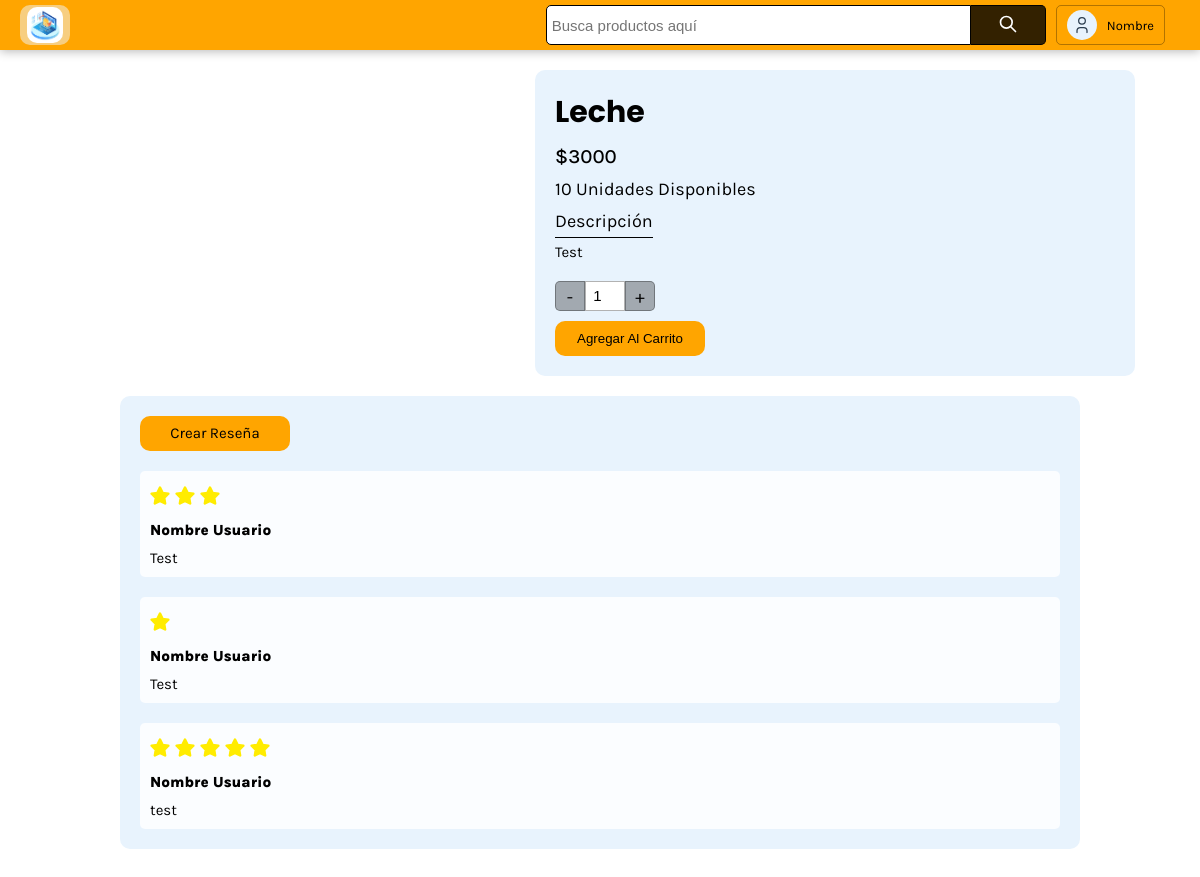
The page /product?id=12 on the database as committed earlier.
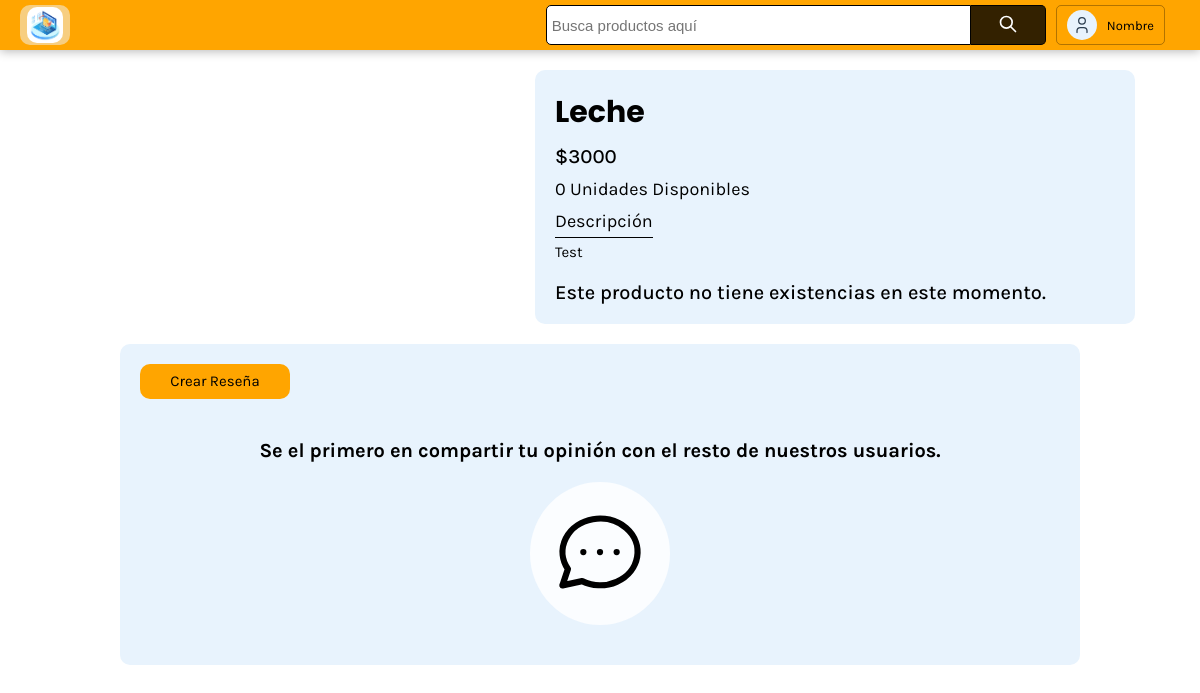
The same page on the database as committed later.
### tables this page shows
CREATE TABLE `products` (
  `prod_code` int(11) NOT NULL,
  `name` varchar(255) NOT NULL,
  `price` float NOT NULL,
  `description` mediumtext NOT NULL,
  `stock` int(11) NOT NULL,
  `prod_pic_url` text NOT NULL
);

CREATE TABLE `reviews` (
  `id` int(11) NOT NULL,
  `id_user1` int(11) NOT NULL,
  `prod_code1` int(11) NOT NULL,
  `stars` tinyint(1) NOT NULL,
  `comment` text NOT NULL
);

### libs/view.php (called while the page is built, shortened)
<?php
class View
{
  function render($viewName, $data = [])
  {
    $this->data = $data;
    require_once 'views/' . $viewName . '.php';
  }
}

### controllers/productController.php (called while the page is built, shortened)
<?php
class ProductController extends SessionController
{
  function render()
  {
    $data = [];
    if ($this->existsGET(['id'])) {
      $id = $this->getGet('id');
    } else {
      $this->redirect('login', ['error' => "Errors::ERROR_AUTH_DATABASE"]);
    }
    $data['product'] = $this->model->get($id);
    $data['reviews'] = $this->model->getProductReviews($id);
    $this->view->render('product/index', $data);
  }
}

### index.php (called while the page is built, shortened)
<?php
require_once 'libs/database.php';
require_once 'libs/controller.php';
require_once 'libs/view.php';
require_once 'libs/model.php';
include_once 'models/productModel.php';
$app = new App();

### libs/database.php (called while the page is built)
<?php
class Database
{
  private $host;
  private $db;
  private $user;
  private $password;
  private $charset;
  public function __construct()
  {
    $this->host = constant('HOST');
    $this->db = constant('DB');
    $this->user = constant('USER');
    $this->password = constant('PASSWORD');
    $this->charset = constant('CHARSET');
  }
  function connect()
  {
    try {
      $connection = "mysql:host=" . $this->host . ";dbname=" . $this->db . ";charset=" . $this->charset;
      $options = [
        PDO::ATTR_ERRMODE => PDO::ERRMODE_EXCEPTION,
        PDO::ATTR_EMULATE_PREPARES => false,
      ];
      $pdo = new PDO($connection, $this->user, $this->password, $options);
      return $pdo;
    } catch (PDOException $e) {
      error_log('DATABASE::CONNECT -> Error de conexión: ' . $e->getMessage());
    }
  }
}

### libs/model.php (called while the page is built, shortened)
<?php
class Model
{
  function __construct()
  {
    $this->db = new Database();
  }
  function prepare($query)
  {
    return $this->db->connect()->prepare($query);
  }
}

### models/productModel.php (called while the page is built, shortened)
<?php
class ProductModel extends Model implements IModel
{
  public function get($prodCode)
  {
    try {
      $query = $this->prepare("SELECT *
                FROM products
                WHERE prod_code = :prod_code");
      $query->execute(['prod_code' => $prodCode]);
      $product = $query->fetch(PDO::FETCH_ASSOC);
      return $product;
    } catch (PDOException $e) {
      error_log("PRODUCTMODEL::GET -> " . $e->getMessage());
      return false;
    }
  }
  public function getProductReviews($prod_code)
  {
    try {
      $query = $this->prepare("SELECT * FROM reviews WHERE prod_code1 = :prod_code");
      $query->execute(['prod_code' => $prod_code]);
      $reviews = $query->fetchAll(PDO::FETCH_ASSOC);
      return $reviews;
    } catch (PDOException $e) {
      error_log("PRODUCTMODEL::GETPRODUCTREVIEWS -> " . $e->getMessage());
      return false;
    }
  }
}

### libs/controller.php (called while the page is built, shortened)
<?php
class Controller
{
  function loadModel($model)
  {
    $url = 'models/' . $model . 'Model.php';
    if (file_exists($url)) {
      $this->model = new $modelName();
    }
  }
  function getGet($name)
  {
    return $_GET[$name];
  }
}

### views/product/index.php (the view, shortened to what the changed rows need)
<?php
$data = $this->data;
?>
<!DOCTYPE html>
<html lang="es">
<head>
  <link rel="stylesheet" href="<?php echo constant('URL') ?>public/styles/global.css" />
  <link rel="stylesheet" href="<?php echo constant('URL') ?>public/styles/header.css" />
  <link rel="stylesheet" href="<?php echo constant('URL') ?>public/styles/product.css" />
</head>
<body>
  <?php include_once 'views/header.php' ?>
  <main class="product-container">
    <div class="product-image-container">
    </div>
    <div class="product-details-container">
      <div class="details">
        <h1 class="product-name"><?php echo $data['product']['name'] ?></h1>
        <p class="product-price">$<?php echo $data['product']['price'] ?></p>
        <p class="product-units"><?php echo $data['product']['stock'] ?> Unidades Disponibles</p>
        <div class="product-details">
          <p class="product-details-title">Descripción</p>
          <p class="product-details-text"><?php echo $data['product']['description'] ?></p>
        </div>
      </div>
      <?php if ($data['product']['stock'] !== 0) : ?>
        <div class="cart-form-container">
          <form action="<?php echo constant('URL') ?>cart/add" method="POST" class="cart-form">
            <div class="stepper">
              <div id="decrement" onclick="stepper(this)" class="q-btn"> - </div>
              <input type="number" min="1" name="prod_quantity" max="<?php echo $data['product']['stock'] ?>" step="1" value="1" id="my-input" readonly>
              <div id="increment" onclick="stepper(this)" class="q-btn"> + </div>
            </div>
            <div class="btn-container">
              <input type="submit" value="Agregar Al Carrito">
            </div>
          </form>
        </div>
      <?php endif ?>
      <?php if ($data['product']['stock'] === 0) : ?>
        <div class="stock-notice-container">
          <p>Este producto no tiene existencias en este momento.</p>
        </div>
      <?php endif ?>
    </div>
  </main>
  <section class="reviews-section">
    <div>
      <div class="review-btn-container">
        <?php
        if (isset($_SESSION['user'])) {
          echo '<div id="new-review-btn">Crear Reseña</div>';
        } else {
          echo '<a href="/ecommerce/login">Crear Reseña</a>';
        }
        ?>
      </div>
      <?php if (count($data['reviews']) === 0) : ?>
        <div class="review-notice">
          <p>Se el primero en compartir tu opinión con el resto de nuestros usuarios.</p>
          <div class="review-icon-notice-container">
          </div>
        </div>
      <?php endif ?>
      <?php foreach ($data['reviews'] as $reviews) : ?>
        <div class="review-container">
          <div class="review-user-rating">
          </div>
          <p class="review-user-name">Nombre Usuario</p>
          <p class="review-details"><?php echo $reviews['comment'] ?></p>
        </div>
      <?php endforeach ?>
    </div>
  </section>
</body>
</html>

Rows that differ between the two databases and show on the page:
removed reviews: stars 3 (drawn), comment "Test"
removed reviews: stars 1 (drawn), comment "Test"
removed reviews: stars 5 (drawn), comment "test"
changed products "Leche": stock "10" → "0"
Other text that changed with them:
form field prod_quantity: "1" → (not shown)
form field value: "Agregar Al Carrito" → (not shown)
text now shown: "Este producto no tiene existencias en este momento. Se el primero en compartir tu opinión con el resto de nuestros usuarios."
